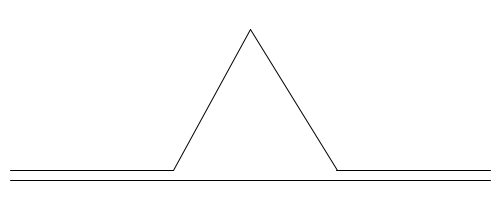
Frame 1 (no input)
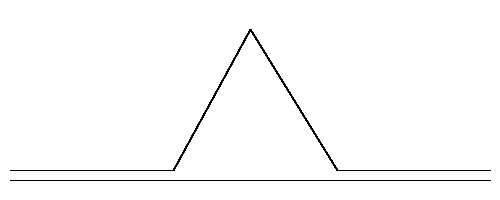
Frame 60 (the mouse pressed at the canvas centre just before this capture)
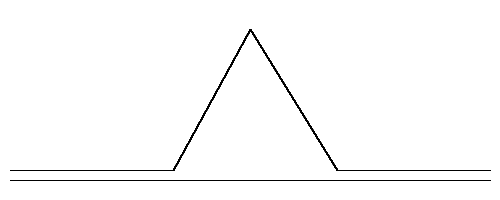
Frame 120 (the mouse held since frame 60 and released just before this capture)

The Processing sketch that drew these frames (run headless with seeded random() and noise(); from frame 60 on, the mouse is pressed at the canvas centre):

// Processing sketch: KochTriangle
// ── KochTriangle.pde

void setup() {
  size(500, 200);  
  background(255);
 
}

void draw() {
  int buffer = 10;
  int vPos = 180;
  int len = width - buffer;
  
  // first line
  line(buffer,vPos,len,vPos);
   
  // "line" with middle 1/3 removed
  line(buffer,vPos-10,buffer+len/3,vPos-10);
  line(buffer+2*len/3,vPos-10,len, vPos-10);
  
  // triangle height
  float tHeight = len/6*sqrt(3);
  
  // Middle equilateral trinalge drawn
  line(buffer+len/3,vPos-10, width/2, vPos-10-tHeight);
  line(width/2, vPos-10-tHeight, len-len/3+buffer, vPos-10);
  
  
  
 
}
